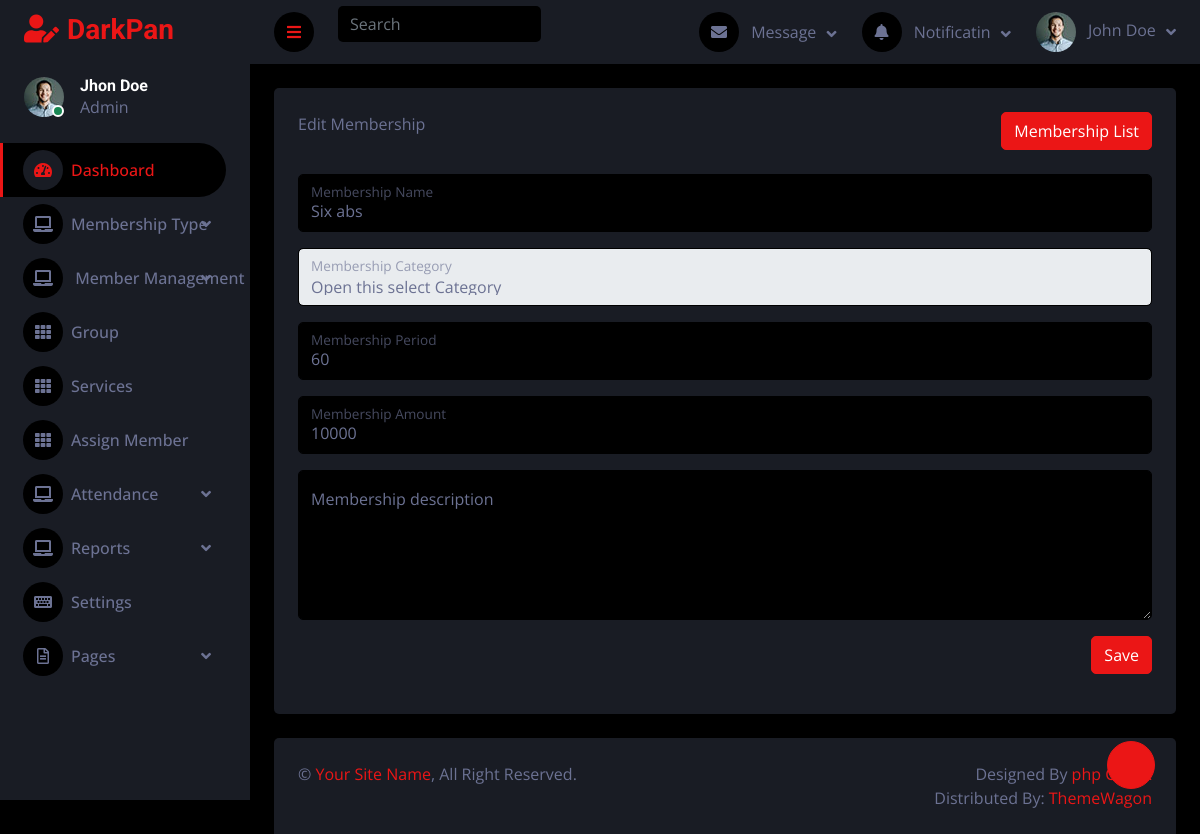
The page /edit-membership.php?id=3 (signed in) on the database its author committed.
### tables this page shows
CREATE TABLE IF NOT EXISTS `membership` (
  `id` int NOT NULL AUTO_INCREMENT,
  `m_name` varchar(250) DEFAULT NULL,
  `m_category` varchar(250) DEFAULT NULL,
  `m_period` varchar(250) DEFAULT NULL,
  `m_amount` varchar(250) DEFAULT NULL,
  `m_description` varchar(250) DEFAULT NULL,
  PRIMARY KEY (`id`)
);

### edit-membership.php (the view, shortened to what this page needs)
<?php include "common/header.php";
$id= $_GET['id'];
$sql = mysqli_query($conn, "SELECT * FROM `membership` where `id`='$id'");
if(mysqli_num_rows($sql)>0){
while ($row = mysqli_fetch_assoc($sql)) {
    $m_name = $row['m_name'];
    $m_period = $row['m_period'];
     $m_amount = $row['m_amount'];
     $m_description=$row['m_description'];
}
 }
?>
<div class="container-fluid pt-4 px-4">
    <div class="row g-4">
        <div class="col-sm-12">
            <div class="bg-secondary rounded h-100 p-4">
                <div class="clearfix">
                    <span class="float-start">Edit Membership</span>
                    <span> <a href="view-membershiplist.php" <button type="button"
                            class="btn btn-primary float-end mb-4"> Membership List</button></a></span>
                </div>
                <form method="POST" enctype="multipart/form-data">
                    <div class="form-floating mb-3">
                        <input type="text" class="form-control" name="m_name" id="floatingInput" placeholder="name@example.com"
                            name="membership-name" value="<?php echo $m_name;?>">
                        <label for="floatingInput">Membership Name</label>
                    </div>
                    <div class="form-floating mb-3">
                       <select class="form-control" id="category_id" name="category_id">
                                    <option selected disabled>Open this select Category</option>
                                </select>
                        <label for="floatingPassword">Membership Category</label>
                    </div>
                    <div class="form-floating mb-3">
                        <input type="number" class="form-control" name="m_period" id="floatingPassword" placeholder="Password"
                            name="membership-period" value="<?php echo $m_period;?>">
                        <label for="floatingPassword">Membership Period</label>
                    </div>
                    <div class="form-floating mb-3">
                        <input type="text" class="form-control" name="m_amount" id="floatingPassword" placeholder="Password"
                            name="membership-amount" value="<?php echo $m_amount;?>">
                        <label for="floatingPassword">Membership Amount</label>
                    </div>
                    <div class="form-floating">
                        <textarea class="form-control" name="m_description"
                             placeholder="Leave a comment here"
                            id="floatingTextarea" style="height: 150px;"><?php echo $m_description;?></textarea>
                        <label for="floatingTextarea">Membership description</label>
                    </div>
                    <div class="clearfix">
                        <button type="submit" name="save" class="btn btn-primary float-end mt-3">Save</button>
                    </div>
                </form>
            </div>
        </div>
    </div>
</div>
<?php include "common/footer.php";?>

### css/style.css (style rules this page uses)
.btn { transition: .5s; }

### rows shown on the page
membership: m_name "Six abs", m_period "60", m_amount "10000"
